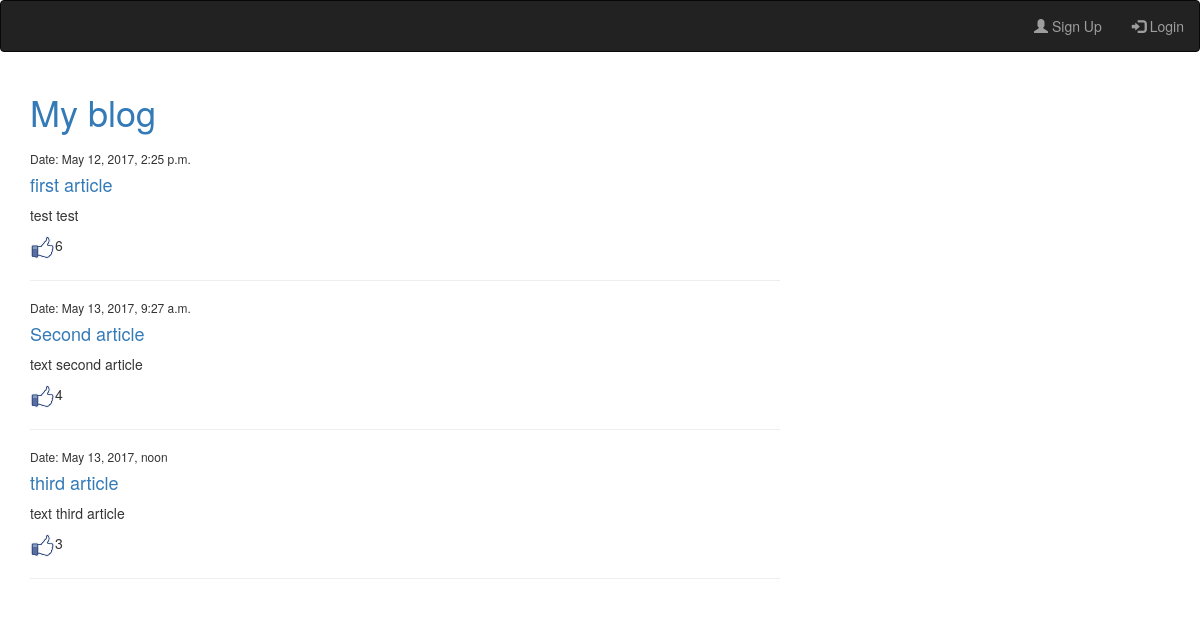
Screenshot of /basicview/articles/all/ with the database file from the repository.
### article/models.py (models this page shows)
class Article(models.Model):
    class Meta:
        db_table = "article"
    article_title = models.CharField(max_length=200)
    article_text = models.TextField()
    article_date = models.DateTimeField()
    article_likes = models.IntegerField(default=0)

### article/views.py (the view)
# urls.py: url(r'^articles/get/(?P<article_id>\d+)/$', views.article),
def articles(request):
    return render(request, 'articles.html', {'articles': Article.objects.all(),
                  'username': auth.get_user(request).username})

### article/templates/articles.html
{% extends 'base.html' %}
{% load staticfiles %}
{% block article %}
    <div class="col-lg-8">
        {% for article in articles %}
            <h6>Date: {{ article.article_date }}</h6>
            <h4><a href="/articles/get/{{ article.id }}"> {{ article.article_title }}</a></h4>
            <p>{{ article.article_text }}</p>
            <p><a href="/articles/addlike/{{ article.id }}/"> <img src="{% static "like.png" %}" width="25px" height="25px"></a>{{ article.article_likes }}</p>
            <hr>
        {% endfor %}
    </div>
{% endblock %}

### templates/base.html (shortened to what this page needs)
{% load staticfiles %}
<!DOCTYPE html>
<html lang="en">
<head>
    <link rel="stylesheet" type="text/css" href="{% static "static/css/bootstrap.css" %}">
</head>
<body>
<nav class="navbar navbar-inverse">
  <div class="container-fluid">
    <ul class="nav navbar-nav navbar-right">
        {% if username %}
            <li><a href="/auth/logout/"><span class="glyphicon glyphicon-user"></span> Sign out({{ username }})</a></li>
        {% else %}
          <li><a href="/auth/register/"><span class="glyphicon glyphicon-user"></span> Sign Up</a></li>
          <li><a href="/auth/login/"><span class="glyphicon glyphicon-log-in"></span> Login</a></li>
        {% endif %}
    </ul>
  </div>
</nav>
<div class="container">
    <h1><a href="/">My blog</a></h1>
    <div class="row">
        {% block article %}{% endblock %}
    </div>
</div>
</body>
</html>

### rows the page displays
Article: article_date "May 12, 2017, 2:25 p.m.", article_title "first article", article_text "test test", article_likes "6"
Article: article_date "May 13, 2017, 9:27 a.m.", article_title "Second article", article_text "text second article", article_likes "4"
Article: article_date "May 13, 2017, noon", article_title "third article", article_text "text third article", article_likes "3"
